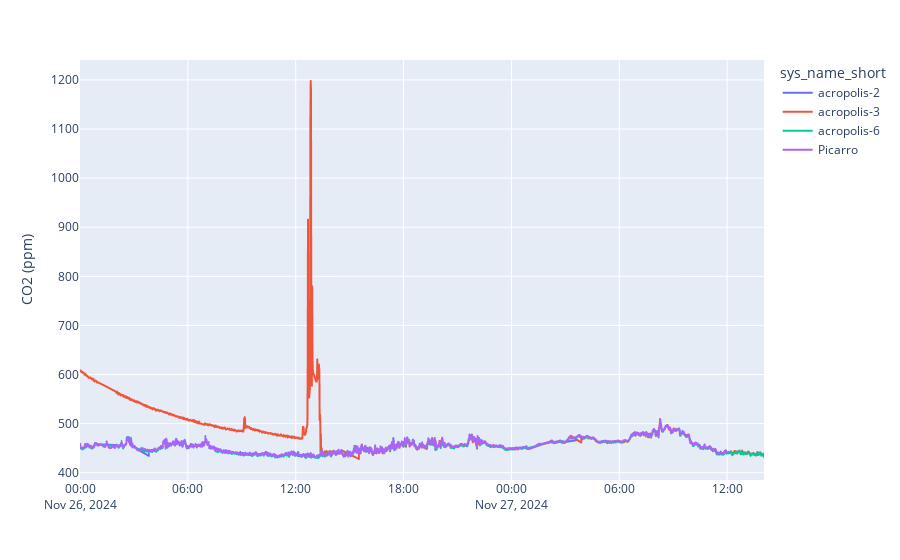

The notebook cell saved with this chart:
### Code cell
fig = px.line(df_plot, x="creation_timestamp", y="co2_corrected", color="sys_name_short")
fig.update_layout(
    yaxis_title='CO2 (ppm)',
    xaxis_title='',
    title='',
)
fig.show()

### Figure 1 — Plotly figure (JSON) as saved in the notebook; plotly's stock layout.template omitted (floating-point values rounded to 4 significant figures; data arrays with more than 128 entries replaced by an {"elided": "..."} marker saying what was removed)
{"data": [{"hovertemplate": "sys_name_short=acropolis-2<br>creation_timestamp=%{x}<br>co2_corrected=%{y}<extra></extra>", "legendgroup": "acropolis-2", "line": {"color": "#636efa", "dash": "solid"}, "marker": {"symbol": "circle"}, "mode": "lines", "name": "acropolis-2", "showlegend": true, "type": "scattergl", "x": {"elided": "2076 str values"}, "xaxis": "x", "y": {"elided": "2076 float values"}, "yaxis": "y"}, {"hovertemplate": "sys_name_short=acropolis-3<br>creation_timestamp=%{x}<br>co2_corrected=%{y}<extra></extra>", "legendgroup": "acropolis-3", "line": {"color": "#EF553B", "dash": "solid"}, "marker": {"symbol": "circle"}, "mode": "lines", "name": "acropolis-3", "showlegend": true, "type": "scattergl", "x": {"elided": "2046 str values"}, "xaxis": "x", "y": {"elided": "2046 float values"}, "yaxis": "y"}, {"hovertemplate": "sys_name_short=acropolis-6<br>creation_timestamp=%{x}<br>co2_corrected=%{y}<extra></extra>", "legendgroup": "acropolis-6", "line": {"color": "#00cc96", "dash": "solid"}, "marker": {"symbol": "circle"}, "mode": "lines", "name": "acropolis-6", "showlegend": true, "type": "scattergl", "x": {"elided": "2112 str values"}, "xaxis": "x", "y": {"elided": "2112 float values"}, "yaxis": "y"}, {"hovertemplate": "sys_name_short=Picarro<br>creation_timestamp=%{x}<br>co2_corrected=%{y}<extra></extra>", "legendgroup": "Picarro", "line": {"color": "#ab63fa", "dash": "solid"}, "marker": {"symbol": "circle"}, "mode": "lines", "name": "Picarro", "showlegend": true, "type": "scattergl", "x": {"elided": "2162 str values"}, "xaxis": "x", "y": {"elided": "2162 float values"}, "yaxis": "y"}], "layout": {"legend": {"title": {"text": "sys_name_short"}, "tracegroupgap": 0}, "margin": {"t": 60}, "title": {"text": ""}, "xaxis": {"anchor": "y", "domain": [0, 1], "title": {"text": ""}}, "yaxis": {"anchor": "x", "domain": [0, 1], "title": {"text": "CO2 (ppm)"}}}}
